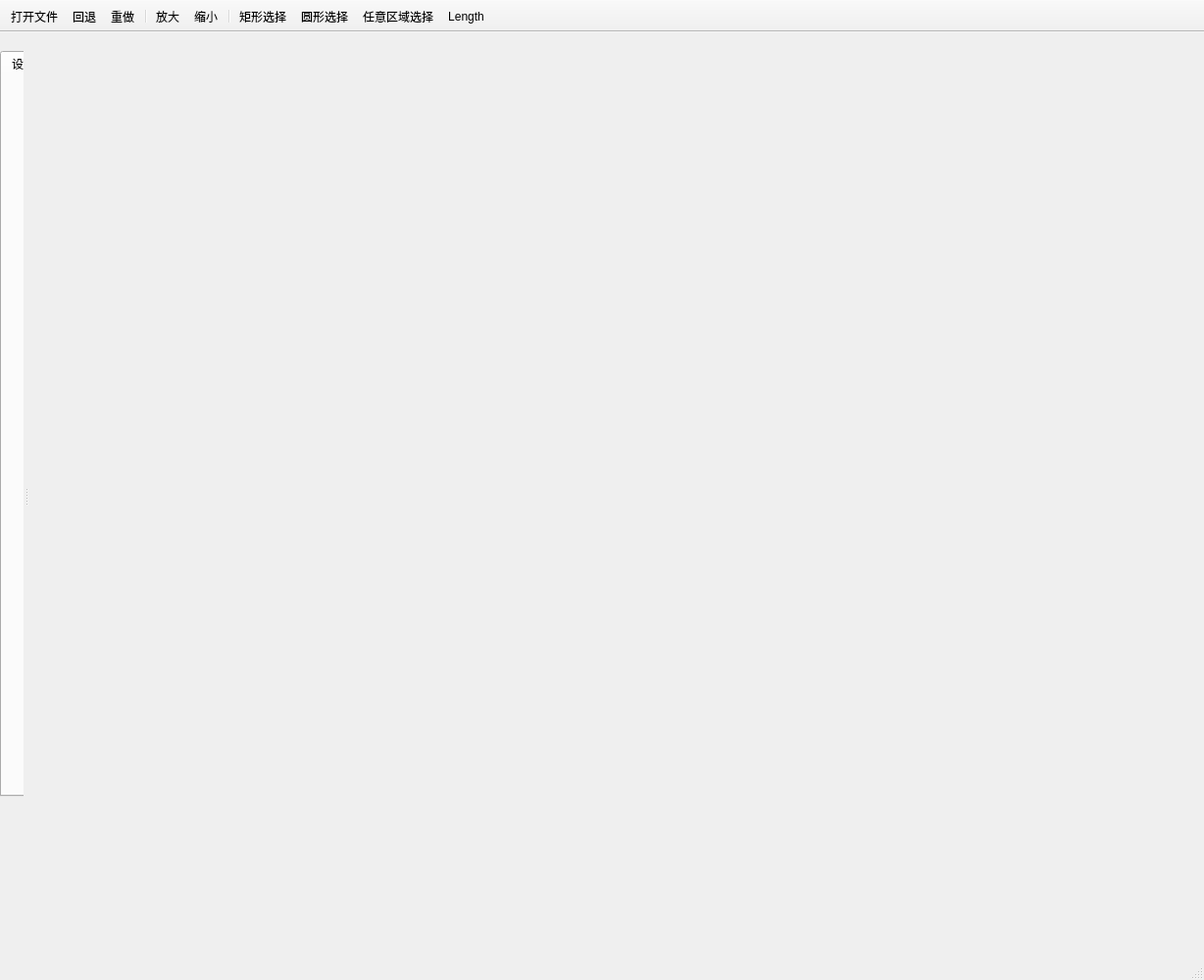
<?xml version="1.0" encoding="UTF-8"?>
<ui version="4.0">
 <class>ZCIPSMainFrameClass</class>
 <widget class="QMainWindow" name="ZCIPSMainFrameClass">
  <property name="geometry">
   <rect>
    <x>0</x>
    <y>0</y>
    <width>1228</width>
    <height>1000</height>
   </rect>
  </property>
  <property name="sizePolicy">
   <sizepolicy hsizetype="Preferred" vsizetype="Preferred">
    <horstretch>0</horstretch>
    <verstretch>0</verstretch>
   </sizepolicy>
  </property>
  <property name="windowTitle">
   <string>ZCIPSMainFrame</string>
  </property>
  <widget class="QWidget" name="centralWidget"/>
  <widget class="QMenuBar" name="menuBar">
   <property name="geometry">
    <rect>
     <x>0</x>
     <y>0</y>
     <width>1228</width>
     <height>23</height>
    </rect>
   </property>
  </widget>
  <widget class="QToolBar" name="mainToolBar">
   <property name="movable">
    <bool>false</bool>
   </property>
   <attribute name="toolBarArea">
    <enum>TopToolBarArea</enum>
   </attribute>
   <attribute name="toolBarBreak">
    <bool>false</bool>
   </attribute>
   <addaction name="LoadFileAction"/>
   <addaction name="actionUndo"/>
   <addaction name="actionRedo"/>
   <addaction name="separator"/>
   <addaction name="actionZoomIn"/>
   <addaction name="action"/>
   <addaction name="separator"/>
   <addaction name="MarkRectAction"/>
   <addaction name="MarkEllipseAction"/>
   <addaction name="MarkPolyAction"/>
   <addaction name="MarkRulerAction"/>
  </widget>
  <widget class="QStatusBar" name="statusBar"/>
  <widget class="QDockWidget" name="PanelDockWidget">
   <property name="floating">
    <bool>false</bool>
   </property>
   <property name="features">
    <set>QDockWidget::NoDockWidgetFeatures</set>
   </property>
   <property name="allowedAreas">
    <set>Qt::LeftDockWidgetArea</set>
   </property>
   <attribute name="dockWidgetArea">
    <number>1</number>
   </attribute>
   <widget class="QWidget" name="dockWidgetContents">
    <widget class="QTabWidget" name="PanelTabWidget">
     <property name="geometry">
      <rect>
       <x>0</x>
       <y>0</y>
       <width>391</width>
       <height>761</height>
      </rect>
     </property>
     <property name="currentIndex">
      <number>0</number>
     </property>
     <widget class="QWidget" name="DeviceControlTab">
      <attribute name="title">
       <string>设备控制</string>
      </attribute>
     </widget>
     <widget class="QWidget" name="ImageProcessTab">
      <attribute name="title">
       <string>图像处理</string>
      </attribute>
      <widget class="QTabWidget" name="ImageProcessTabWidget">
       <property name="geometry">
        <rect>
         <x>0</x>
         <y>0</y>
         <width>301</width>
         <height>401</height>
        </rect>
       </property>
       <property name="currentIndex">
        <number>3</number>
       </property>
       <widget class="QWidget" name="GrayTrans">
        <attribute name="title">
         <string>灰度拉伸</string>
        </attribute>
        <widget class="QDoubleSpinBox" name="SpinBottomVal">
         <property name="geometry">
          <rect>
           <x>10</x>
           <y>190</y>
           <width>62</width>
           <height>22</height>
          </rect>
         </property>
        </widget>
        <widget class="QDoubleSpinBox" name="SpinRVal">
         <property name="geometry">
          <rect>
           <x>100</x>
           <y>190</y>
           <width>62</width>
           <height>22</height>
          </rect>
         </property>
        </widget>
        <widget class="QDoubleSpinBox" name="SpinTopVal">
         <property name="geometry">
          <rect>
           <x>190</x>
           <y>190</y>
           <width>62</width>
           <height>22</height>
          </rect>
         </property>
        </widget>
        <widget class="QPushButton" name="ButtonCancel">
         <property name="geometry">
          <rect>
           <x>10</x>
           <y>230</y>
           <width>75</width>
           <height>23</height>
          </rect>
         </property>
         <property name="text">
          <string>撤销</string>
         </property>
        </widget>
        <widget class="QPushButton" name="ButtonOK">
         <property name="geometry">
          <rect>
           <x>100</x>
           <y>240</y>
           <width>75</width>
           <height>23</height>
          </rect>
         </property>
         <property name="text">
          <string>应用</string>
         </property>
        </widget>
       </widget>
       <widget class="QWidget" name="Enhancement">
        <attribute name="title">
         <string>图像增强</string>
        </attribute>
       </widget>
       <widget class="QWidget" name="Edge">
        <attribute name="title">
         <string>边缘检测</string>
        </attribute>
       </widget>
       <widget class="QWidget" name="GrayScale">
        <attribute name="title">
         <string>灰度测量</string>
        </attribute>
       </widget>
      </widget>
      <widget class="QGroupBox" name="MarcoBox">
       <property name="geometry">
        <rect>
         <x>0</x>
         <y>420</y>
         <width>291</width>
         <height>281</height>
        </rect>
       </property>
       <property name="title">
        <string>图像宏处理</string>
       </property>
       <widget class="QPushButton" name="ButtonMarcoGenerate">
        <property name="geometry">
         <rect>
          <x>100</x>
          <y>20</y>
          <width>75</width>
          <height>23</height>
         </rect>
        </property>
        <property name="text">
         <string>宏生成</string>
        </property>
       </widget>
       <widget class="QPushButton" name="ButtonFastEdit">
        <property name="geometry">
         <rect>
          <x>170</x>
          <y>180</y>
          <width>75</width>
          <height>23</height>
         </rect>
        </property>
        <property name="text">
         <string>编辑</string>
        </property>
       </widget>
       <widget class="QPushButton" name="ButtonMarcoLoad">
        <property name="geometry">
         <rect>
          <x>20</x>
          <y>20</y>
          <width>75</width>
          <height>23</height>
         </rect>
        </property>
        <property name="text">
         <string>宏加载/编辑</string>
        </property>
       </widget>
       <widget class="QPushButton" name="ButtonPipleCut">
        <property name="geometry">
         <rect>
          <x>180</x>
          <y>20</y>
          <width>75</width>
          <height>23</height>
         </rect>
        </property>
        <property name="text">
         <string>截取</string>
        </property>
       </widget>
       <widget class="QPushButton" name="ButtonMarcoClear">
        <property name="geometry">
         <rect>
          <x>20</x>
          <y>50</y>
          <width>75</width>
          <height>23</height>
         </rect>
        </property>
        <property name="text">
         <string>清除</string>
        </property>
       </widget>
      </widget>
     </widget>
     <widget class="QWidget" name="tab">
      <attribute name="title">
       <string>数据库处理</string>
      </attribute>
      <layout class="QGridLayout" name="gridLayout_2">
       <item row="0" column="0">
        <layout class="QGridLayout" name="gridLayout" rowstretch="0,1,4,0,2,0">
         <item row="2" column="0">
          <widget class="QTableView" name="tableView"/>
         </item>
         <item row="5" column="0">
          <widget class="QLabel" name="DisplyDBinfolabel">
           <property name="text">
            <string/>
           </property>
          </widget>
         </item>
         <item row="3" column="0">
          <layout class="QGridLayout" name="DBbuttonLayout">
           <item row="0" column="2">
            <widget class="QPushButton" name="UpdateDBButton">
             <property name="text">
              <string>更新数据库</string>
             </property>
            </widget>
           </item>
           <item row="0" column="0">
            <widget class="QPushButton" name="DeleteRecButton">
             <property name="text">
              <string>删除记录</string>
             </property>
            </widget>
           </item>
           <item row="0" column="1">
            <widget class="QPushButton" name="SubmitButton">
             <property name="text">
              <string>提交修改</string>
             </property>
            </widget>
           </item>
          </layout>
         </item>
         <item row="4" column="0">
          <widget class="QGroupBox" name="InformationBox">
           <property name="title">
            <string>信息显示</string>
           </property>
           <widget class="QLabel" name="label_4">
            <property name="geometry">
             <rect>
              <x>10</x>
              <y>20</y>
              <width>54</width>
              <height>20</height>
             </rect>
            </property>
            <property name="text">
             <string>文件名称：</string>
            </property>
           </widget>
           <widget class="QLabel" name="label_5">
            <property name="geometry">
             <rect>
              <x>10</x>
              <y>50</y>
              <width>54</width>
              <height>20</height>
             </rect>
            </property>
            <property name="text">
             <string>工件名称：</string>
            </property>
           </widget>
           <widget class="QLabel" name="label_6">
            <property name="geometry">
             <rect>
              <x>10</x>
              <y>80</y>
              <width>54</width>
              <height>20</height>
             </rect>
            </property>
            <property name="text">
             <string>检测人员：</string>
            </property>
           </widget>
           <widget class="QLabel" name="label_7">
            <property name="geometry">
             <rect>
              <x>10</x>
              <y>110</y>
              <width>54</width>
              <height>20</height>
             </rect>
            </property>
            <property name="text">
             <string>检测日期：</string>
            </property>
           </widget>
           <widget class="QLabel" name="label_8">
            <property name="geometry">
             <rect>
              <x>10</x>
              <y>140</y>
              <width>54</width>
              <height>20</height>
             </rect>
            </property>
            <property name="text">
             <string>文件存在：</string>
            </property>
           </widget>
           <widget class="QLabel" name="Filenamelabel">
            <property name="geometry">
             <rect>
              <x>70</x>
              <y>20</y>
              <width>281</width>
              <height>20</height>
             </rect>
            </property>
            <property name="text">
             <string/>
            </property>
           </widget>
           <widget class="QLabel" name="Spiecenamelabel">
            <property name="geometry">
             <rect>
              <x>70</x>
              <y>50</y>
              <width>281</width>
              <height>20</height>
             </rect>
            </property>
            <property name="text">
             <string/>
            </property>
           </widget>
           <widget class="QLabel" name="Inspecpersonlabel">
            <property name="geometry">
             <rect>
              <x>70</x>
              <y>80</y>
              <width>281</width>
              <height>20</height>
             </rect>
            </property>
            <property name="text">
             <string/>
            </property>
           </widget>
           <widget class="QLabel" name="Inspecdatelabel">
            <property name="geometry">
             <rect>
              <x>70</x>
              <y>110</y>
              <width>281</width>
              <height>20</height>
             </rect>
            </property>
            <property name="text">
             <string/>
            </property>
           </widget>
           <widget class="QLabel" name="Fileexistlabel">
            <property name="geometry">
             <rect>
              <x>70</x>
              <y>140</y>
              <width>281</width>
              <height>20</height>
             </rect>
            </property>
            <property name="text">
             <string/>
            </property>
           </widget>
          </widget>
         </item>
         <item row="0" column="0" rowspan="2">
          <widget class="QGroupBox" name="SelectParaBox">
           <property name="title">
            <string>查询参数</string>
           </property>
           <widget class="QCheckBox" name="InspectcheckBox">
            <property name="geometry">
             <rect>
              <x>10</x>
              <y>20</y>
              <width>71</width>
              <height>20</height>
             </rect>
            </property>
            <property name="text">
             <string>检测日期</string>
            </property>
           </widget>
           <widget class="QDateEdit" name="dateEdit1">
            <property name="geometry">
             <rect>
              <x>80</x>
              <y>20</y>
              <width>81</width>
              <height>20</height>
             </rect>
            </property>
            <property name="displayFormat">
             <string>yyyy-MM-dd</string>
            </property>
           </widget>
           <widget class="QLabel" name="label">
            <property name="geometry">
             <rect>
              <x>160</x>
              <y>20</y>
              <width>16</width>
              <height>20</height>
             </rect>
            </property>
            <property name="text">
             <string>——</string>
            </property>
           </widget>
           <widget class="QDateEdit" name="dateEdit2">
            <property name="geometry">
             <rect>
              <x>180</x>
              <y>20</y>
              <width>81</width>
              <height>20</height>
             </rect>
            </property>
           </widget>
           <widget class="QPushButton" name="DBcheckButton">
            <property name="geometry">
             <rect>
              <x>270</x>
              <y>20</y>
              <width>81</width>
              <height>20</height>
             </rect>
            </property>
            <property name="text">
             <string>查询</string>
            </property>
           </widget>
           <widget class="QLabel" name="label_2">
            <property name="geometry">
             <rect>
              <x>10</x>
              <y>50</y>
              <width>54</width>
              <height>20</height>
             </rect>
            </property>
            <property name="text">
             <string>检测人员：</string>
            </property>
           </widget>
           <widget class="QLineEdit" name="InspPersonEdit">
            <property name="geometry">
             <rect>
              <x>70</x>
              <y>50</y>
              <width>101</width>
              <height>20</height>
             </rect>
            </property>
           </widget>
           <widget class="QLabel" name="label_3">
            <property name="geometry">
             <rect>
              <x>190</x>
              <y>50</y>
              <width>54</width>
              <height>20</height>
             </rect>
            </property>
            <property name="text">
             <string>工件名称：</string>
            </property>
           </widget>
           <widget class="QLineEdit" name="SpieceNameEdit">
            <property name="geometry">
             <rect>
              <x>250</x>
              <y>50</y>
              <width>101</width>
              <height>20</height>
             </rect>
            </property>
           </widget>
          </widget>
         </item>
        </layout>
       </item>
      </layout>
     </widget>
    </widget>
   </widget>
  </widget>
  <action name="LoadFileAction">
   <property name="icon">
    <iconset>
     <normaloff>Icon/图像文件_128.png</normaloff>Icon/图像文件_128.png</iconset>
   </property>
   <property name="text">
    <string>打开文件</string>
   </property>
   <property name="toolTip">
    <string>打开文件</string>
   </property>
  </action>
  <action name="actionZoomIn">
   <property name="icon">
    <iconset>
     <normaloff>Icon/ZoomIn.png</normaloff>Icon/ZoomIn.png</iconset>
   </property>
   <property name="text">
    <string>放大</string>
   </property>
  </action>
  <action name="action">
   <property name="icon">
    <iconset>
     <normaloff>Icon/ZoomOut.png</normaloff>Icon/ZoomOut.png</iconset>
   </property>
   <property name="text">
    <string>缩小</string>
   </property>
  </action>
  <action name="actionUndo">
   <property name="icon">
    <iconset>
     <normaloff>Icon/undo_68.102564102564px_1211132_easyicon.net.png</normaloff>Icon/undo_68.102564102564px_1211132_easyicon.net.png</iconset>
   </property>
   <property name="text">
    <string>回退</string>
   </property>
  </action>
  <action name="actionRedo">
   <property name="icon">
    <iconset>
     <normaloff>Icon/redo_68.102564102564px_1211078_easyicon.net.png</normaloff>Icon/redo_68.102564102564px_1211078_easyicon.net.png</iconset>
   </property>
   <property name="text">
    <string>重做</string>
   </property>
  </action>
  <action name="MarkRectAction">
   <property name="icon">
    <iconset>
     <normaloff>Icon/矩形1.png</normaloff>Icon/矩形1.png</iconset>
   </property>
   <property name="text">
    <string>矩形选择</string>
   </property>
  </action>
  <action name="MarkEllipseAction">
   <property name="icon">
    <iconset>
     <normaloff>Icon/椭圆.png</normaloff>Icon/椭圆.png</iconset>
   </property>
   <property name="text">
    <string>圆形选择</string>
   </property>
  </action>
  <action name="MarkPolyAction">
   <property name="icon">
    <iconset>
     <normaloff>Icon/任意形状.png</normaloff>Icon/任意形状.png</iconset>
   </property>
   <property name="text">
    <string>任意区域选择</string>
   </property>
  </action>
  <action name="MarkRulerAction">
   <property name="icon">
    <iconset>
     <normaloff>Icon/尺寸.png</normaloff>Icon/尺寸.png</iconset>
   </property>
   <property name="text">
    <string>Length</string>
   </property>
  </action>
 </widget>
 <layoutdefault spacing="6" margin="11"/>
 <resources>
  <include location="ZCIPSMainFrame.qrc"/>
 </resources>
 <connections/>
</ui>
